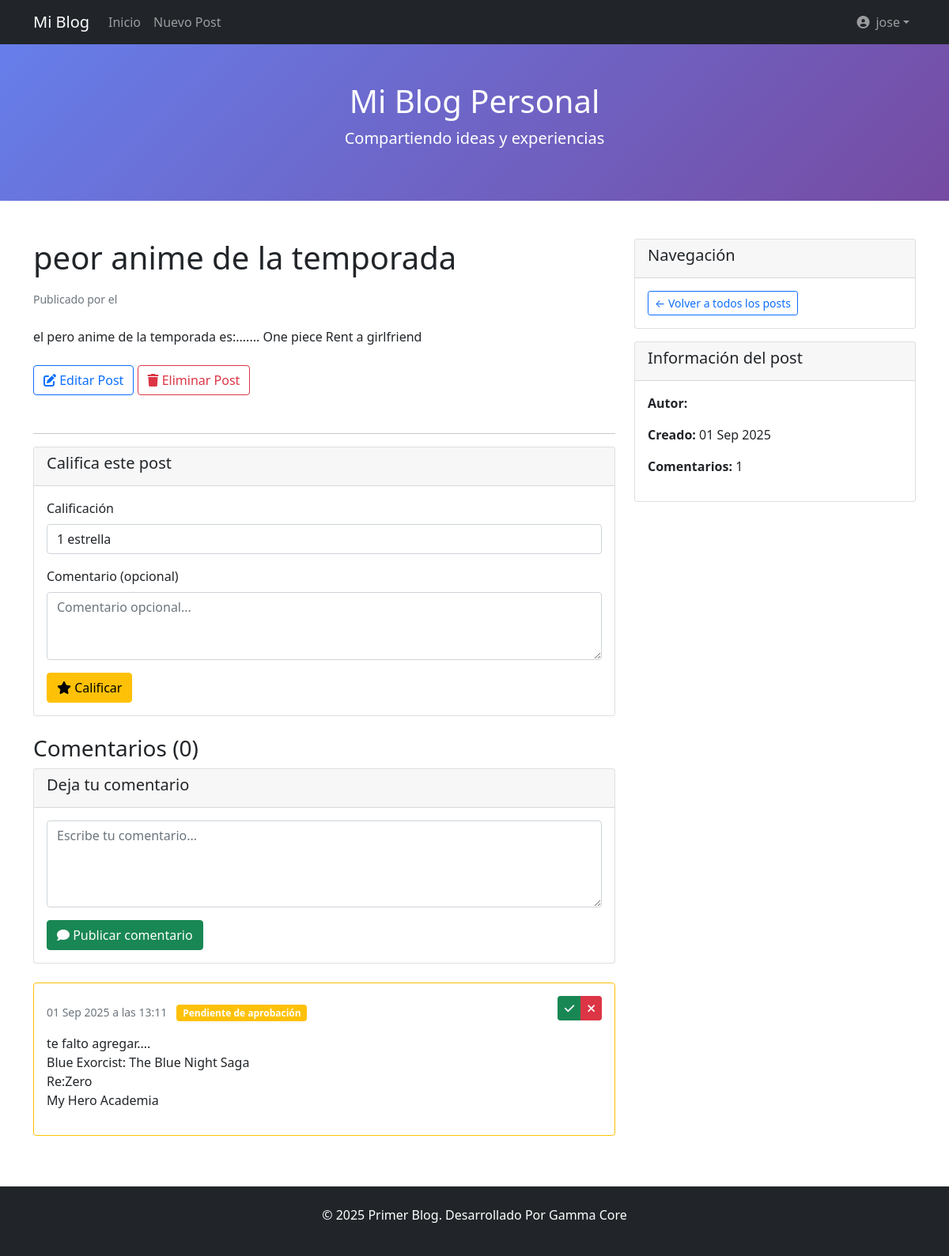
The app's page /post/peor-anime-de-la-temporada/ (signed in) with its own data.
### blog/models.py (models this page shows, shortened)
class Post(models.Model):
    title = models.CharField(max_length=200, verbose_name='Título')
    slug = models.SlugField(max_length=200, unique=True)
    author = models.ForeignKey(User, on_delete=models.CASCADE, verbose_name='Autor')
    content = RichTextField(verbose_name='Contenido')
    excerpt = models.TextField(max_length=300, blank=True, verbose_name='Resumen')
    cover_image = models.ImageField(upload_to='posts/', blank=True, null=True, verbose_name='Imagen de portada')
    tags = TaggableManager(verbose_name='Etiquetas')
    created_date = models.DateTimeField(default=timezone.now, verbose_name='Fecha de creación')
    published_date = models.DateTimeField(blank=True, null=True, verbose_name='Fecha de publicación')
    published = models.BooleanField(default=False, verbose_name='Publicado')
    class Meta:
        ordering = ['-created_date']
        verbose_name = 'Post'
        verbose_name_plural = 'Posts'
    def get_rating_count(self):
        return self.reviews.count()
    def get_approved_comments_count(self):
        return self.comments.filter(is_approved=True).count()

class Comment(models.Model):
    post = models.ForeignKey(Post, on_delete=models.CASCADE, related_name='comments')
    author = models.ForeignKey(User, on_delete=models.CASCADE, verbose_name='Autor', null=True, blank=True)
    name = models.CharField(max_length=100, verbose_name='Nombre', blank=True)
    email = models.EmailField(verbose_name='Email', blank=True)
    content = models.TextField(verbose_name='Comentario')
    created_date = models.DateTimeField(auto_now_add=True, verbose_name='Fecha')
    is_approved = models.BooleanField(default=False, verbose_name='Aprobado')
    class Meta:
        ordering = ['created_date']
        verbose_name = 'Comentario'
        verbose_name_plural = 'Comentarios'

### blog/views.py (the view)
# urls.py: path('post/<slug:slug>/', views.post_detail, name='post_detail'),
def post_detail(request, slug):
    post = get_object_or_404(Post, slug=slug, published=True)
    comments = post.comments.filter(is_approved=True)
    new_comment = None
    user_review = None
    can_moderate = False
    if request.user.is_authenticated and request.user == post.author:
        can_moderate = True
        comments = post.comments.all()
    if request.user.is_authenticated:
        try:
            user_review = Review.objects.get(post=post, user=request.user)
        except Review.DoesNotExist:
            user_review = None
    if request.method == 'POST':
        if 'comment' in request.POST:
            if not request.user.is_authenticated:
                messages.error(request, 'Debes iniciar sesión para comentar.')
                return redirect('blog:login')
            comment_form = CommentForm(data=request.POST)
            if comment_form.is_valid():
                new_comment = comment_form.save(commit=False)
                new_comment.post = post
                new_comment.author = request.user
                new_comment.save()
                messages.success(request, '¡Tu comentario ha sido añadido y está pendiente de aprobación!')
                return redirect('blog:post_detail', slug=post.slug)
        else:
            comment_form = CommentForm()
        if 'review' in request.POST:
            if not request.user.is_authenticated:
                messages.error(request, 'Debes iniciar sesión para calificar.')
                return redirect('blog:login')
            review_form = ReviewForm(data=request.POST)
            if review_form.is_valid():
                review, created = Review.objects.get_or_create(
                    post=post,
                    user=request.user,
                    defaults=review_form.cleaned_data
                )
                if not created:
                    review.rating = review_form.cleaned_data['rating']
                    review.comment = review_form.cleaned_data['comment']
                    review.save()
                    messages.success(request, '¡Tu calificación ha sido actualizada!')
                else:
                    messages.success(request, '¡Gracias por tu calificación!')
                return redirect('blog:post_detail', slug=post.slug)
        else:
            review_form = ReviewForm()
    else:
        comment_form = CommentForm()
        review_form = ReviewForm()
    return render(request, 'blog/post_detail.html', {
        'post': post,
        'comments': comments,
        'approved_comments_count': post.get_approved_comments_count(),
        'new_comment': new_comment,
        'comment_form': comment_form,
        'review_form': review_form,
        'user_review': user_review,
        'can_moderate': can_moderate
    })

### blog/forms.py
class CommentForm(forms.ModelForm):
    class Meta:
        model = Comment
        fields = ('content',)
        widgets = {
            'content': forms.Textarea(attrs={
                'class': 'form-control',
                'rows': 4,
                'placeholder': 'Escribe tu comentario...'
            }),
        }
        labels = {
            'content': 'Comentario',
        }

class ReviewForm(forms.ModelForm):
    class Meta:
        model = Review
        fields = ('rating', 'comment')
        widgets = {
            'rating': forms.Select(choices=[(i, f'{i} estrella{"s" if i != 1 else ""}') for i in range(1, 6)], attrs={
                'class': 'form-control'
            }),
            'comment': forms.Textarea(attrs={
                'class': 'form-control',
                'rows': 3,
                'placeholder': 'Comentario opcional...'
            }),
        }

### blog/templates/blog/post_detail.html (shortened to what this page needs)
{% extends 'base.html' %}
{% block content %}
<div class="row">
    <div class="col-md-8">
        <article class="mb-5">
            <h1 class="mb-3">{{ post.title }}</h1>
            <div class="text-muted mb-4">
                <small>
                    Publicado por <strong>{{ post.author.first_name }} {{ post.author.last_name }}</strong>
                    el {{ post.published_date|date:"d M Y \a \l\a\s H:i" }}
                </small>
            </div>
            <div class="post-content">
                {{ post.content|safe }}
            </div>
            {% if user == post.author %}
                <div class="mt-4">
                    <a href="{% url 'blog:post_edit' post.slug %}" class="btn btn-outline-primary">
                        <i class="fas fa-edit"></i> Editar Post
                    </a>
                    <a href="{% url 'blog:post_delete' post.slug %}" class="btn btn-outline-danger">
                        <i class="fas fa-trash"></i> Eliminar Post
                    </a>
                </div>
            {% endif %}
        </article>
        <hr>
        {% if user.is_authenticated %}
            <div class="card mb-4">
                <div class="card-header">
                    <h5>Califica este post</h5>
                </div>
                <div class="card-body">
                    {% if user_review %}
                        <p class="text-muted">Ya calificaste este post con {{ user_review.rating }} estrella{{ user_review.rating|pluralize }}.</p>
                        <p><strong>Tu comentario:</strong> {{ user_review.comment }}</p>
                    {% else %}
                        <form method="post">
                            <div class="mb-3">
                                <label class="form-label">Calificación</label>
                                {{ review_form.rating }}
                            </div>
                            <div class="mb-3">
                                <label class="form-label">Comentario (opcional)</label>
                                {{ review_form.comment }}
                            </div>
                            <button type="submit" class="btn btn-warning">
                                <i class="fas fa-star"></i> Calificar
                            </button>
                        </form>
                    {% endif %}
                </div>
            </div>
        {% endif %}
        <div class="comments-section">
            <h3>Comentarios ({{ approved_comments_count }})</h3>
            {% if user.is_authenticated %}
                <div class="card mb-4">
                    <div class="card-header">
                        <h5>Deja tu comentario</h5>
                    </div>
                    <div class="card-body">
                        <form method="post">
                            <div class="mb-3">
                                {{ comment_form.content }}
                            </div>
                            <button type="submit" class="btn btn-success">
                                <i class="fas fa-comment"></i> Publicar comentario
                            </button>
                        </form>
                    </div>
                </div>
            {% else %}
                <div class="alert alert-info">
                    <a href="{% url 'blog:login' %}">Inicia sesión</a> para dejar un comentario.
                </div>
            {% endif %}
            {% for comment in comments %}
                <div class="card mb-3 {% if not comment.is_approved %}border-warning{% endif %}">
                    <div class="card-body">
                        <div class="d-flex justify-content-between align-items-start">
                            <div>
                                <small class="text-muted">{{ comment.created_date|date:"d M Y \a \l\a\s H:i" }}</small>
                                {% if not comment.is_approved %}
                                    <span class="badge bg-warning ms-2">Pendiente de aprobación</span>
                                {% endif %}
                            </div>
                            {% if can_moderate %}
                                <div class="btn-group btn-group-sm">
                                    {% if not comment.is_approved %}
                                        <a href="{% url 'blog:moderate_comment' comment.id 'approve' %}" class="btn btn-success btn-sm">
                                            <i class="fas fa-check"></i>
                                        </a>
                                    {% endif %}
                                    <a href="{% url 'blog:moderate_comment' comment.id 'reject' %}" class="btn btn-danger btn-sm">
                                        <i class="fas fa-times"></i>
                                    </a>
                                </div>
                            {% endif %}
                        </div>
                        <p class="card-text mt-2">{{ comment.content|linebreaks }}</p>
                    </div>
                </div>
            {% empty %}
                <div class="alert alert-info">
                    <p>No hay comentarios aún. ¡Sé el primero en comentar!</p>
                </div>
            {% endfor %}
        </div>
    </div>
    <div class="col-md-4">
        <div class="card mb-3">
            <div class="card-header">
                <h5>Navegación</h5>
            </div>
            <div class="card-body">
                <a href="{% url 'blog:post_list' %}" class="btn btn-outline-primary btn-sm">
                    ← Volver a todos los posts
                </a>
            </div>
        </div>
        <div class="card">
            <div class="card-header">
                <h5>Información del post</h5>
            </div>
            <div class="card-body">
                <p><strong>Autor:</strong> {{ post.author.first_name }} {{ post.author.last_name }}</p>
                <p><strong>Creado:</strong> {{ post.created_date|date:"d M Y" }}</p>
                <p><strong>Comentarios:</strong> {{ comments.count }}</p>
            </div>
        </div>
    </div>
</div>
{% endblock %}

### blog/templates/base.html (shortened to what this page needs)
<!DOCTYPE html>
<html lang="es">
<head>
    <link href="https://cdn.jsdelivr.net/npm/bootstrap@5.1.3/dist/css/bootstrap.min.css" rel="stylesheet">
    <link href="https://cdnjs.cloudflare.com/ajax/libs/font-awesome/6.0.0/css/all.min.css" rel="stylesheet">
</head>
<body>
    <nav class="navbar navbar-expand-lg navbar-dark bg-dark">
        <div class="container">
            <a class="navbar-brand" href="{% url 'blog:post_list' %}">Mi Blog</a>
            <div class="collapse navbar-collapse" id="navbarNav">
                <ul class="navbar-nav me-auto">
                    <li class="nav-item">
                        <a class="nav-link" href="{% url 'blog:post_list' %}">Inicio</a>
                    </li>
                    {% if user.is_authenticated %}
                        <li class="nav-item">
                            <a class="nav-link" href="{% url 'blog:post_create' %}">Nuevo Post</a>
                        </li>
                    {% endif %}
                </ul>
                <ul class="navbar-nav">
                    {% if user.is_authenticated %}
                        <li class="nav-item dropdown">
                            <a class="nav-link dropdown-toggle d-flex align-items-center" href="#" role="button" data-bs-toggle="dropdown">
                                {% if user.profile.avatar %}
                                    <img src="{{ user.profile.avatar.url }}" alt="Avatar" class="rounded-circle me-2" width="30" height="30">
                                {% else %}
                                    <i class="fas fa-user-circle me-2"></i>
                                {% endif %}
                                {{ user.username }}
                            </a>
                        </li>
                    {% endif %}
                </ul>
            </div>
        </div>
    </nav>
    <header class="blog-header py-5 text-white text-center">
        <div class="container">
            <h1><a href="{% url 'blog:post_list' %}" class="text-white text-decoration-none">Mi Blog Personal</a></h1>
            <p class="lead">Compartiendo ideas y experiencias</p>
        </div>
    </header>
    <main class="container my-5">
        {% block content %}
        {% endblock %}
    </main>
    <footer class="bg-dark text-white text-center py-4 mt-5">
        <p>&copy; 2025 Primer Blog. Desarrollado Por Gamma Core</p>
    </footer>
</body>
</html>

### blog/templates/base.html (style rules this page uses)
.blog-header { background: linear-gradient(135deg, #667eea 0%, #764ba2 100%); }

### records on screen
Post: title "peor anime de la temporada", content "el pero anime de la temporada es:....... One piece Rent a girlfriend", created_date "01 Sep 2025"
Comment: created_date "01 Sep 2025 a las 13:11", is_approved "Pendiente de aprobación", content "te falto agregar.... Blue Exorcist: The Blue Night Saga Re:Zero My Hero Academia"

### other values on screen
{{ user.username }} "jose"
{{ approved_comments_count }} "0"
{{ comments.count }} "1"
